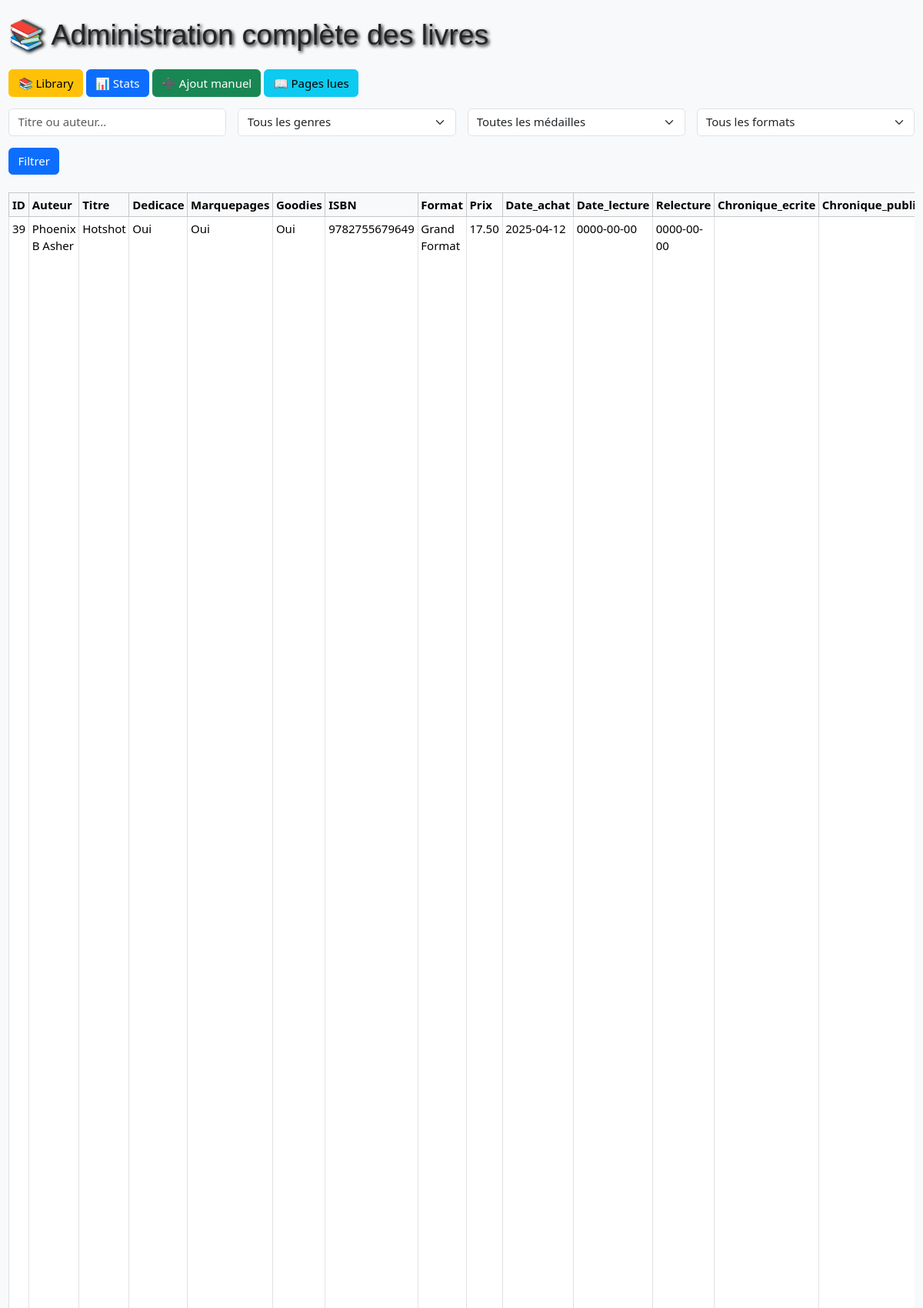
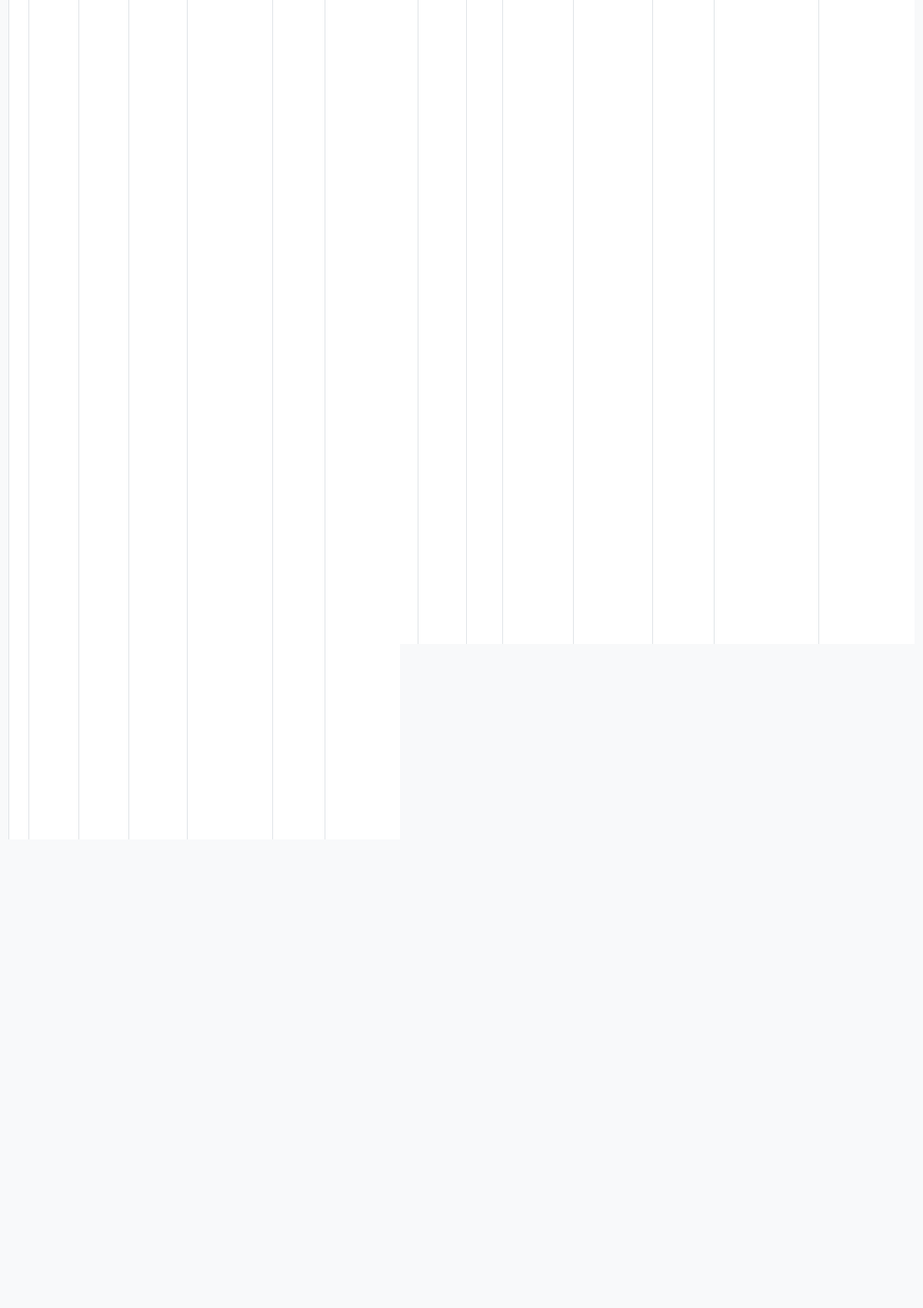
The page /php/admin_book.php (signed in, upper part) on the database its author committed (2 pictures, top to bottom).
### tables this page shows
CREATE TABLE `library` (
  `ID` int(11) NOT NULL,
  `Auteur` varchar(50) NOT NULL,
  `Titre` varchar(62) NOT NULL,
  `Dedicace` varchar(3) NOT NULL,
  `Marquepages` varchar(30) DEFAULT NULL,
  `Goodies` varchar(30) DEFAULT NULL,
  `ISBN` varchar(17) DEFAULT NULL,
  `Format` varchar(50) DEFAULT NULL,
  `Prix` decimal(10,2) DEFAULT NULL,
  `Date_achat` date DEFAULT NULL,
  `Date_lecture` date DEFAULT NULL,
  `Relecture` date DEFAULT NULL,
  `Chronique_ecrite` varchar(30) DEFAULT NULL,
  `Chronique_publiee` varchar(30) DEFAULT NULL,
  `Details` text DEFAULT NULL,
  `Chronique` text DEFAULT NULL,
  `Maison_edition` varchar(39) DEFAULT NULL,
  `Nombre_pages` varchar(4) DEFAULT NULL,
  `Notation` varchar(13) DEFAULT NULL,
  `Genre` varchar(28) DEFAULT NULL,
  `Couverture` varchar(255) DEFAULT '../assets/covers/TheAdventureOfBeebo.jpg',
  `Couple` varchar(255) DEFAULT NULL,
  `Themes` varchar(255) DEFAULT NULL,
  `localisation` varchar(255) NOT NULL
);

### php/admin_book.php (the view, shortened to what this page needs)
<?php
include 'connexion.php';
$search = $_GET['search'] ?? '';
$whereClauses = [];
$params = [];
$whereSQL = $whereClauses ? ('WHERE ' . implode(' AND ', $whereClauses)) : '';
$sql = "SELECT * FROM library $whereSQL ORDER BY ID DESC";
$stmt = $pdo->prepare($sql);
$stmt->execute($params);
$books = $stmt->fetchAll(PDO::FETCH_ASSOC);
?>
<!DOCTYPE html>
<html lang="fr">
<head>
  <link href="https://cdn.jsdelivr.net/npm/bootstrap@5.3.6/dist/css/bootstrap.min.css" rel="stylesheet" />
  <link rel="stylesheet" href="../css/themes.css" />
</head>
<body class="bg-light">
  <div class="container-fluid py-4">
    <h1 class="mb-4">📚 Administration complète des livres</h1>
    <a href="library.php" class="btn btn-warning mb-3">📚 Library</a>
    <a href="stats.php" class="btn btn-primary mb-3">📊 Stats</a>
    <a href="add_manual.php" class="btn btn-success mb-3">➕ Ajout manuel</a>
    <button type="button" class="btn btn-info mb-3" data-bs-toggle="modal" data-bs-target="#pagesLuesModal">
      📖 Pages lues
    </button>
    <form method="GET" class="row g-3 mb-4">
      <div class="col-md-3">
        <input type="text" name="search" class="form-control" placeholder="Titre ou auteur..." value="<?= htmlspecialchars($search) ?>" />
      </div>
      <div class="col-md-3">
        <select name="genre" class="form-select">
          <option value="">Tous les genres</option>
        </select>
      </div>
      <div class="col-md-3">
        <select name="notation" class="form-select">
          <option value="">Toutes les médailles</option>
        </select>
      </div>
      <div class="col-md-3">
        <select name="format" class="form-select">
          <option value="">Tous les formats</option>
        </select>
      </div>
      <div class="col-md-3">
        <button class="btn btn-primary" type="submit">Filtrer</button>
      </div>
    </form>
    <div class="table-responsive">
      <table class="table table-bordered table-hover bg-white table-sm">
        <thead class="table-light">
          <tr>
            <?php if (!empty($books)): ?>
              <?php foreach (array_keys($books[0]) as $column): ?>
                <th><?= htmlspecialchars($column) ?></th>
              <?php endforeach; ?>
            <?php endif; ?>
          </tr>
        </thead>
        <tbody>
          <?php foreach ($books as $book): ?>
            <tr>
              <?php foreach ($book as $key => $value): ?>
                <td>
                  <?php
                    if ($key === 'Details') {
                      $text = strip_tags($value ?? '');
                      echo htmlspecialchars(mb_strimwidth($text, 0, 100, '...'));
                    } else {
                      echo htmlspecialchars($value ?? '');
                    }
                  ?>
                </td>
              <?php endforeach; ?>
            </tr>
          <?php endforeach; ?>
        </tbody>
      </table>
    </div>
  </div>
</body>
</html>

### css/themes.css (style rules this page uses)
:root { font-size: 15px; font-family: Roboto, sans-serif; --background-color: rgb(0, 0, 0); --first-color: rgb(255, 255, 255); --main-color: #0051ff; }
body { background-color: var(--background-color); offset-anchor: 50%; padding: 0%; margin: 0%; scroll-behavior: smooth; }
h1, h2, h3 { color: var(--font-color); font-family: Bebas Neue, sans-serif; }
h1 { text-shadow: 2px 2px 4px black; }

### rows shown on the page
library: ID "39", Auteur "Phoenix B Asher", Titre "Hotshot", Dedicace "Oui", Marquepages "Oui", Goodies "Oui", ISBN "9782755679649", Format "Grand Format", Prix "17.50", Date_achat "2025-04-12", Date_lecture "0000-00-00", Relecture "0000-00-00"

### other values the page prints
$column "ID"
$column "Auteur"
$column "Titre"
$column "Dedicace"
$column "Marquepages"
$column "Goodies"
$column "ISBN"
$column "Format"
$column "Prix"
$column "Date_achat"
$column "Date_lecture"
$column "Relecture"
$column "Chronique_ecrite"
